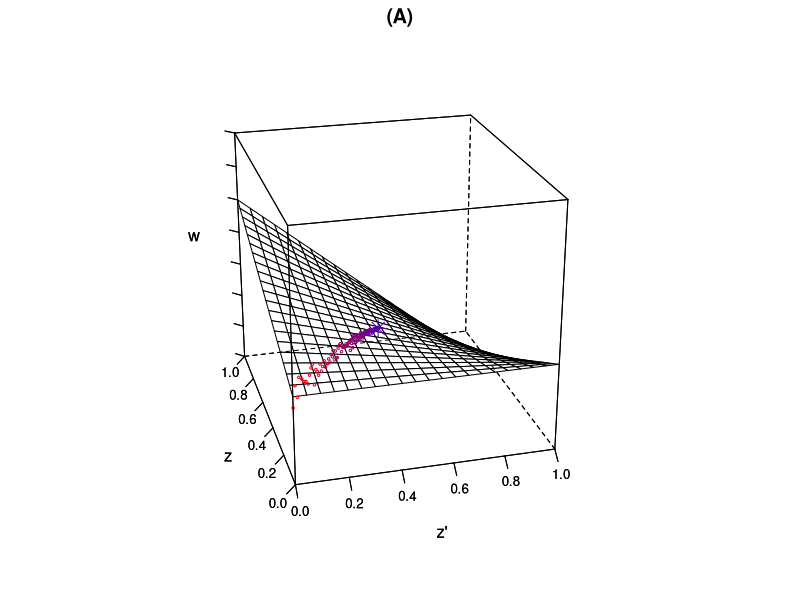
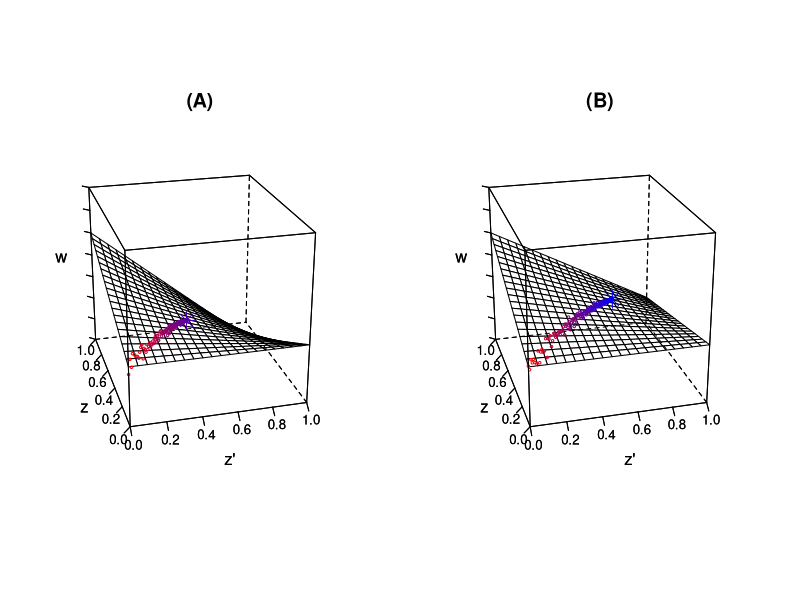

Write the R code that produced these figures, in order.
require(lattice)
library(latticeExtra)
require(gridExtra)

zi<-seq(0,1, by=0.05)
zj<-seq(0,1, by=0.05)
df<-expand.grid(zi, zj)
colnames(df)<-c("zi", "zj")

Bn<-0.01
Bn2<-0
Bs<-0
Bs2<-0
Bsn<--0.023
df$wi<-1+Bn*df$zi + Bs*df$zj +  Bsn*df$zi*df$zj

SS<-wireframe(df$wi~df$zj*df$zi, xlab="z'", ylab=expression(z), zlab=expression(w),
          colorkey = FALSE, zlim=c(1+-0.01,1+0.018), xlim=c(0,1), ylim=c(0,1),
          screen = list(z = 15, x = -67), 
          scales = list( arrows = FALSE, col="black", cex.axis=0.8, z=list(
            at=seq(0.99,1.018,0.004),
            labels=rep("", length(seq(0.99,1.018,0.004))))), 
           aspect = c(1.1, 1),
          drape = FALSE,
          par.settings = list(axis.line = list(col = "transparent")), main="(A)")
          
n.years=300
n.sim=1
m<-matrix(NA,n.years+1, n.sim)
s<-wm<-matrix(NA, n.years, n.sim)
m[1,]<-0

for(j in 1:n.sim){
for(i in 1:n.years){
  zi<-rnorm(100, m[i], sqrt(1))
  wi<-1 +Bn*zi + Bsn*zi*m[i]
  m[i+1,j]<-m[i]+cov(zi,wi)
  wm[i,j]<-mean(wi)
  s[i,j]<-cov(zi,wi)
  }
}


m<-as.vector(m)
wm<-as.vector(wm)
col<-cx<-pc<-rep(NA, length(wm))
pc[]<-21
cx[]<-0.3
pc[length(wm)]<-8
cx[length(wm)]<-1.5

Bsn<--0.015
m2<-matrix(NA,n.years+1, n.sim)
wm2<-matrix(NA, n.years, n.sim)
m2[1,]<-0

for(j in 1:n.sim){
  for(i in 1:n.years){
    zi<-rnorm(100, m2[i], sqrt(1))
    wi<-1+Bn*zi + Bsn*zi*m2[i]
    m2[i+1,j]<-m2[i]+cov(zi,wi)
    wm2[i,j]<-mean(wi)
    s[i,j]<-cov(zi,wi)
  }
}


m2<-as.vector(m2)
wm2<-as.vector(wm2)

m3<-c(m,m2)

rbPal <- colorRampPalette(c('red','blue'))
col <- rbPal(20)[as.numeric(cut(m3,breaks = 20))]

SS2<-cloud(wm~m*m, xlab="z'", ylab=expression(z), zlab=expression(w),
           colorkey = FALSE,  zlim=c(1+-0.01,1+0.018), xlim=c(0,1), ylim=c(0,1),
           screen = list(z = 15, x = -67), 
           scales = list( arrows = FALSE, col="black", cex.axis=0.8, z=list(
             at=seq(0.99,1.018,0.004),
             labels=rep("", length(seq(0.99,1.018,0.004))))), 
           aspect = c(1.1, 1),
           drape = FALSE,
           par.settings = list(axis.line = list(col = "transparent")), pch=pc, col=col[1:n.years], cex=cx) 

SS+as.layer(SS2)

zi<-seq(0,1, by=0.05)
zj<-seq(0,1, by=0.05)
df<-expand.grid(zi, zj)
colnames(df)<-c("zi", "zj")

Bn<-0.01
Bn2<-0
Bs<-0
Bs2<-0
Bsn<--0.015
df$wi<-1+Bn*df$zi + Bs*df$zj +  Bsn*df$zi*df$zj


SS3<-wireframe(df$wi~df$zj*df$zi, xlab="z'", ylab=expression(z), zlab=expression(w),
              colorkey = FALSE, zlim=c(1+-0.01,1+0.018), xlim=c(0,1), ylim=c(0,1),
              screen = list(z = 15, x = -67), 
              scales = list( arrows = FALSE, col="black", cex.axis=0.8, z=list(
                at=seq(0.99,1.018,0.004),
                labels=rep("", length(seq(0.99,1.018,0.004))))),
              aspect = c(1.1, 1),
              drape = FALSE,
              par.settings = list(axis.line = list(col = "transparent")), main="(B)",layout.widths = list(ylab.axis.padding = 0.5))

col[length(col)]<-"red"
SS4<-cloud(wm2~m2*m2, xlab="z'", ylab=expression(z), zlab=expression(w),
           colorkey = FALSE,  zlim=c(1+-0.01,1+0.018), xlim=c(0,1), ylim=c(0,1),
           screen = list(z = 15, x = -67), 
           scales = list( arrows = FALSE, col="black", cex.axis=0.8, z=list(
             at=seq(0.99,1.018,0.004),
             labels=rep("", length(seq(0.99,1.018,0.004))))), 
           aspect = c(1.1, 1),
           drape = FALSE,
           par.settings = list(axis.line = list(col = "transparent")), pch=pc, col=col[(n.years+2):((n.years+2)*2)], cex=cx) 


grid.arrange(SS+as.layer(SS2), SS3+as.layer(SS4), ncol=2)
